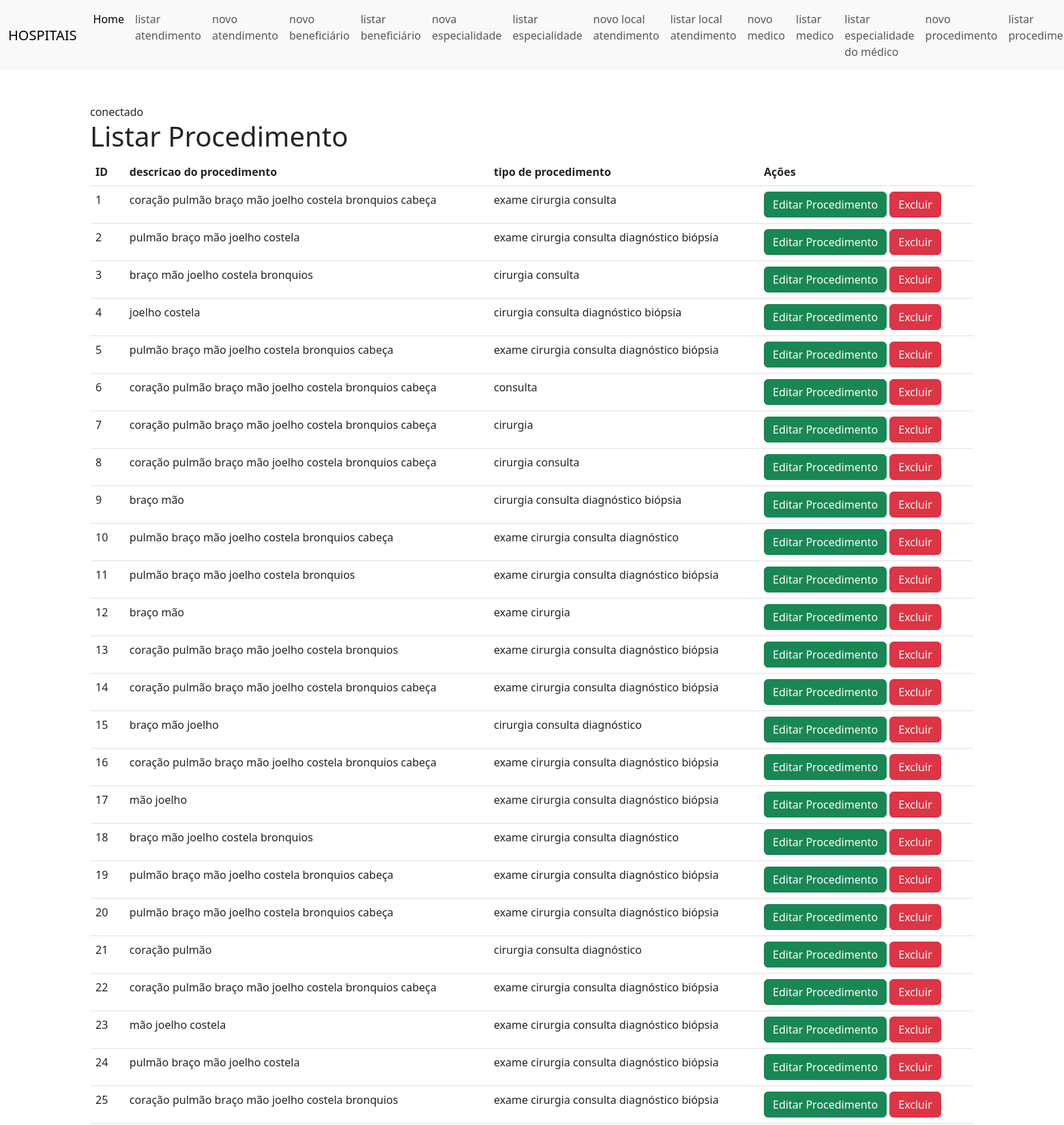
The app's page /?page=listar-procedimento (upper part) with its own data.
### tables this page shows
create table Procedimento(
	id int primary key auto_increment,
	descricao_procedimento VARCHAR(255),
	tipo_procedimento VARCHAR(255)
);

### CRUD/Procedimento/listar-procedimento.php (the view)
<h1>Listar Procedimento</h1>
<?php
  $sql = "SELECT * FROM Procedimento";
  $res = $conn->query($sql);
  $qtd = $res->num_rows;
  if($qtd > 0){
    print "<table class='table' table-hover table-striped
    table-bordered>";
      print "<tr>";
      print "<th>ID</th>";
      print "<th>descricao do procedimento</th>";
      print "<th>tipo de procedimento</th>";
      print "<th>Ações</th>";
      print "</tr>";
    while($row = $res->fetch_object()){
      print "<tr>";
      print "<td>".$row->id."</td>";
      print "<td>".$row->descricao_procedimento."</td>";
      print "<td>".$row->tipo_procedimento."</td>";
      print "<td>
              <button
                onclick=\"location.href='?page=editar-procedimento&id=".$row->id."';\"
                class='btn btn-success'>Editar Procedimento</button>
              <button
                onclick=\"if(confirm('Tem certeza que deseja excluir?'))
                    {location.href='?page=salvar-procedimento&acao=excluir-procedimento&id=" . $row->id."';}
                    else{false;}\"
                class='btn btn-danger'>
                Excluir
              </button>";
      print "</tr>";
    }
    print "</table>";
  }else{
    print "<p class='alert alert-danger'>Não encontrou resultados! </p>";
  }
?>

### records on screen
procedimento: id "1", descricao_procedimento "coração pulmão braço mão joelho costela bronquios cabeça", tipo_procedimento "exame cirurgia consulta"
procedimento: id "2", descricao_procedimento "pulmão braço mão joelho costela", tipo_procedimento "exame cirurgia consulta diagnóstico biópsia"
procedimento: id "3", descricao_procedimento "braço mão joelho costela bronquios", tipo_procedimento "cirurgia consulta"
procedimento: id "4", descricao_procedimento "joelho costela", tipo_procedimento "cirurgia consulta diagnóstico biópsia"
procedimento: id "5", descricao_procedimento "pulmão braço mão joelho costela bronquios cabeça", tipo_procedimento "exame cirurgia consulta diagnóstico biópsia"
procedimento: id "6", descricao_procedimento "coração pulmão braço mão joelho costela bronquios cabeça", tipo_procedimento "consulta"
procedimento: id "7", descricao_procedimento "coração pulmão braço mão joelho costela bronquios cabeça", tipo_procedimento "cirurgia"
procedimento: id "8", descricao_procedimento "coração pulmão braço mão joelho costela bronquios cabeça", tipo_procedimento "cirurgia consulta"
procedimento: id "9", descricao_procedimento "braço mão", tipo_procedimento "cirurgia consulta diagnóstico biópsia"
procedimento: id "10", descricao_procedimento "pulmão braço mão joelho costela bronquios cabeça", tipo_procedimento "exame cirurgia consulta diagnóstico"
procedimento: id "11", descricao_procedimento "pulmão braço mão joelho costela bronquios", tipo_procedimento "exame cirurgia consulta diagnóstico biópsia"
procedimento: id "12", descricao_procedimento "braço mão", tipo_procedimento "exame cirurgia"
procedimento: id "13", descricao_procedimento "coração pulmão braço mão joelho costela bronquios", tipo_procedimento "exame cirurgia consulta diagnóstico biópsia"
procedimento: id "14", descricao_procedimento "coração pulmão braço mão joelho costela bronquios cabeça", tipo_procedimento "exame cirurgia consulta diagnóstico biópsia"
procedimento: id "15", descricao_procedimento "braço mão joelho", tipo_procedimento "cirurgia consulta diagnóstico"
procedimento: id "16", descricao_procedimento "coração pulmão braço mão joelho costela bronquios cabeça", tipo_procedimento "exame cirurgia consulta diagnóstico biópsia"
procedimento: id "17", descricao_procedimento "mão joelho", tipo_procedimento "exame cirurgia consulta diagnóstico biópsia"
procedimento: id "18", descricao_procedimento "braço mão joelho costela bronquios", tipo_procedimento "exame cirurgia consulta diagnóstico"
procedimento: id "19", descricao_procedimento "pulmão braço mão joelho costela bronquios cabeça", tipo_procedimento "exame cirurgia consulta diagnóstico biópsia"
procedimento: id "20", descricao_procedimento "pulmão braço mão joelho costela bronquios cabeça", tipo_procedimento "exame cirurgia consulta diagnóstico biópsia"
procedimento: id "21", descricao_procedimento "coração pulmão", tipo_procedimento "cirurgia consulta diagnóstico"
procedimento: id "22", descricao_procedimento "coração pulmão braço mão joelho costela bronquios cabeça", tipo_procedimento "exame cirurgia consulta diagnóstico biópsia"
procedimento: id "23", descricao_procedimento "mão joelho costela", tipo_procedimento "exame cirurgia consulta diagnóstico biópsia"
procedimento: id "24", descricao_procedimento "pulmão braço mão joelho costela", tipo_procedimento "exame cirurgia consulta diagnóstico biópsia"
procedimento: id "25", descricao_procedimento "coração pulmão braço mão joelho costela bronquios", tipo_procedimento "exame cirurgia consulta diagnóstico biópsia"
